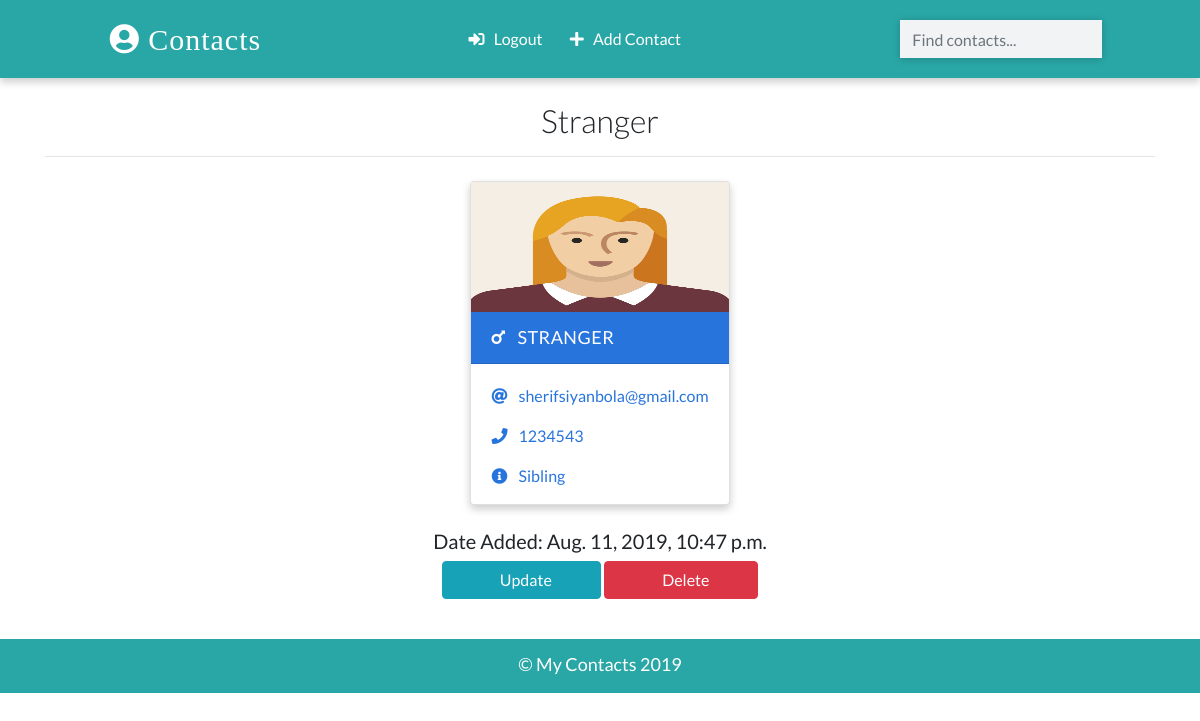
/detail/4/ (signed in), run on the app's committed database.
### app/models.py (models this page shows, shortened)
class Contact(models.Model):
    manager = models.ForeignKey(User, on_delete=models.CASCADE, default=None)
    name = models.CharField(max_length=100)
    email = models.EmailField(max_length=100)
    phone = models.IntegerField()
    info = models.CharField(max_length=100)
    gender = models.CharField(max_length=100, choices=(
        ('male', 'Male'),
        ('female', 'Female')
    ))
    image = models.ImageField(upload_to='images/', blank=True)
    date_added = models.DateTimeField(default=datetime.now)
    class Meta:
        ordering = ['-id']

### app/views.py (the view)
# urls.py: path('detail/<int:pk>/', views.ContactDetailView.as_view(), name="detail"),
class ContactDetailView(LoginRequiredMixin, DetailView):
    template_name = 'detail.html'
    model = Contact
    context_object_name = 'contact'

### templates/detail.html (shortened to what this page needs)
{% extends 'base.html' %}
{% load static %}
{% block content %}
  <div class="container">
    <h2 class="heading font-weight-light text-center">{{ contact.name }}</h2>
    <hr />
  </div>
  <div class="container main-part">
    {% include 'partials/_card.html' %}
  <div class="container mt-3">
<h5 class="text-center"> Date Added: {{ contact.date_added }} </h5>
      <p class="text-center text-light">
        <a class = "btn btn-info px-5" href = {% url 'update' contact.id %}>
           &nbsp; Update
        </a>
        <a class = "btn btn-danger px-5" href = {% url 'delete' contact.id %}>
           &nbsp; Delete
        </a>
      </p>
  </div>
  </div
  {% endblock content %}

### templates/partials/_card.html (shortened to what this page needs)
{% load static %}
 {% if  contact.gender == 'male' %}
    {% comment %} male card start {% endcomment %}
    <div class="card my-2 mx-2 boy-card {% if 'detail' in request.path %} mx-auto w-25 {% endif %}">
      <img src="{% if contact.image %}
      {{contact.image.url}}
      {% else %}
      {% static 'images/boy.png'%}
      {% endif %}" class="img-fluid" />
      <div class="card-header">
        <a href="{% url 'detail' contact.id %}" class="text-white header-link"
          ><i class="fas fa-mars mr-2"></i> {{contact.name}} </a
        >
      </div>
      <div class="card-body pb-0">
        <p>
          <i class="fas fa-at mr-2"></i>
          <a href="mailto:{{contact.email}}">{{contact.email}}</a>
        </p>
        <p>
          <i class="fas fa-phone mr-2"></i>
          <a href="tel:{{contact.number}}">{{contact.phone}}</a>
        </p>
        <p><i class="fas fa-info-circle mr-2"></i> {{contact.info}}</p>
      </div>
    </div>
    {% comment %} male card ends {% endcomment %}
  {% else %}
      <div class="card my-2 mx-2 boy-card">
      <img src= "{% if contact.image %}
      {{contact.image.url}}
      {% else %}
      {% static 'images/girl.png'%}
      {% endif %}" class="img-fluid" />
      <div class="card-header">
        <a href="{% url 'detail' contact.id %}" class="text-white header-link"
          ><i class="fas fa-mars mr-2"></i> {{contact.name}} </a>
      </div>
      <div class="card-body pb-0">
        <p>
          <i class="fas fa-at mr-2"></i>
          <a href="mailto:{{contact.email}}">{{contact.email}}</a>
        </p>
        <p>
          <i class="fas fa-phone mr-2"></i>
          <a href="tel:{{contact.number}}">{{contact.phone}}</a>
        </p>
        <p><i class="fas fa-info-circle mr-2"></i> {{contact.info}}</p>
      </div>
    </div>
  {% endif %}

### static/css/main.css (style rules this page uses)
:root { --back: #29a7a6; --girl: #e64298; --boy: #2874dd; }
body { font-family: Lato, sans-serif; }
.card { box-shadow: 0 4px 8px 0 rgba(0, 0, 0, 0.2); transition: 0.3s; min-width: 250px; box-sizing: border-box; }
img { height: 130px !important; }
.card-header { font-size: 18px; letter-spacing: 0.5px; text-transform: uppercase; }
.boy-card .card-header { background-color: var(--boy); }
.boy-card .card-body, .boy-card .card-body p a { color: var(--boy); }
.card-body p { cursor: pointer; }
.main-part { display: flex; flex-wrap: wrap; justify-content: space-evenly; }

### data on the page
Contact: name "Stranger", name "STRANGER", email "sherifsiyanbola@gmail.com", phone "1234543", info "Sibling", date_added "Aug. 11, 2019, 10:47 p.m."
